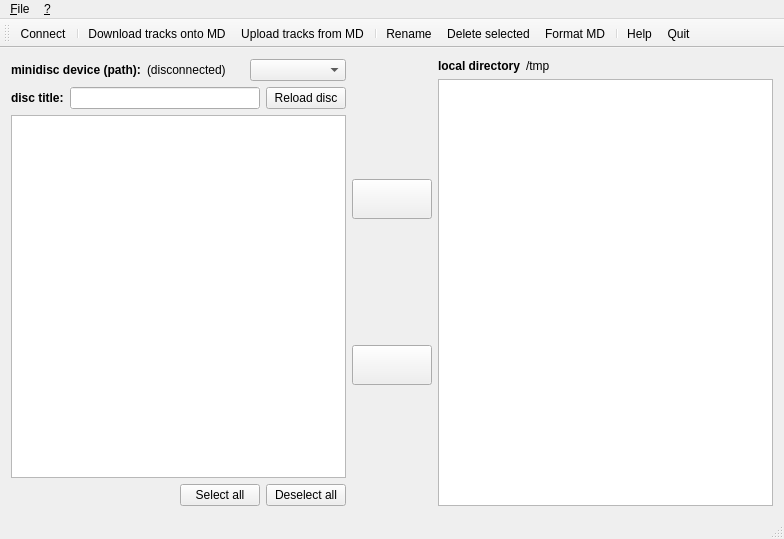
<?xml version="1.0" encoding="UTF-8"?>
<ui version="4.0">
 <class>QHiMDMainWindowClass</class>
 <widget class="QMainWindow" name="QHiMDMainWindowClass">
  <property name="geometry">
   <rect>
    <x>0</x>
    <y>0</y>
    <width>784</width>
    <height>539</height>
   </rect>
  </property>
  <property name="windowTitle">
   <string>QHiMDTransfer</string>
  </property>
  <property name="windowIcon">
   <iconset resource="icons.qrc">
    <normaloff>:/icons/qhimdtransfer_24.png</normaloff>:/icons/qhimdtransfer_24.png</iconset>
  </property>
  <widget class="QWidget" name="centralWidget">
   <property name="autoFillBackground">
    <bool>false</bool>
   </property>
   <layout class="QHBoxLayout" name="horizontalLayout_3" stretch="1,0,1">
    <item>
     <layout class="QVBoxLayout" name="verticalLayout_4">
      <item>
       <layout class="QHBoxLayout" name="horizontalLayout" stretch="0,1,1">
        <item>
         <widget class="QLabel" name="himd_mountpoint">
          <property name="font">
           <font>
            <weight>75</weight>
            <bold>true</bold>
           </font>
          </property>
          <property name="text">
           <string>&lt;html&gt;&lt;head/&gt;&lt;body&gt;&lt;p&gt;minidisc device (path):&lt;/p&gt;&lt;/body&gt;&lt;/html&gt;</string>
          </property>
         </widget>
        </item>
        <item>
         <widget class="QLabel" name="himdpath">
          <property name="text">
           <string>(disconnected)</string>
          </property>
         </widget>
        </item>
        <item>
         <widget class="QComboBox" name="himd_devices"/>
        </item>
       </layout>
      </item>
      <item>
       <layout class="QHBoxLayout" name="horizontalLayout_4">
        <item>
         <widget class="QLabel" name="disc_title_text">
          <property name="text">
           <string>&lt;html&gt;&lt;head/&gt;&lt;body&gt;&lt;p&gt;&lt;span style=&quot; font-weight:600;&quot;&gt;disc title:&lt;/span&gt;&lt;/p&gt;&lt;/body&gt;&lt;/html&gt;</string>
          </property>
         </widget>
        </item>
        <item>
         <widget class="QLineEdit" name="DiscTitle">
          <property name="autoFillBackground">
           <bool>true</bool>
          </property>
          <property name="readOnly">
           <bool>true</bool>
          </property>
         </widget>
        </item>
        <item>
         <widget class="QPushButton" name="reload">
          <property name="text">
           <string>Reload disc</string>
          </property>
         </widget>
        </item>
       </layout>
      </item>
      <item>
       <widget class="QTreeView" name="TrackList">
        <property name="editTriggers">
         <set>QAbstractItemView::DoubleClicked|QAbstractItemView::EditKeyPressed</set>
        </property>
        <property name="alternatingRowColors">
         <bool>true</bool>
        </property>
        <property name="selectionMode">
         <enum>QAbstractItemView::MultiSelection</enum>
        </property>
        <property name="indentation">
         <number>5</number>
        </property>
        <attribute name="headerHighlightSections">
         <bool>true</bool>
        </attribute>
       </widget>
      </item>
      <item>
       <layout class="QHBoxLayout" name="horizontalLayout_5" stretch="1,0,0">
        <item>
         <spacer name="horizontalSpacer">
          <property name="orientation">
           <enum>Qt::Horizontal</enum>
          </property>
          <property name="sizeHint" stdset="0">
           <size>
            <width>40</width>
            <height>20</height>
           </size>
          </property>
         </spacer>
        </item>
        <item>
         <widget class="QPushButton" name="select_all">
          <property name="text">
           <string>Select all</string>
          </property>
         </widget>
        </item>
        <item>
         <widget class="QPushButton" name="deselect_all">
          <property name="text">
           <string>Deselect all</string>
          </property>
         </widget>
        </item>
       </layout>
      </item>
     </layout>
    </item>
    <item>
     <layout class="QVBoxLayout" name="verticalLayout_2">
      <item>
       <widget class="QPushButton" name="upload_button">
        <property name="sizePolicy">
         <sizepolicy hsizetype="Fixed" vsizetype="Fixed">
          <horstretch>0</horstretch>
          <verstretch>0</verstretch>
         </sizepolicy>
        </property>
        <property name="minimumSize">
         <size>
          <width>80</width>
          <height>40</height>
         </size>
        </property>
        <property name="text">
         <string/>
        </property>
        <property name="icon">
         <iconset resource="icons.qrc">
          <normaloff>:/icons/arrow_upload.png</normaloff>:/icons/arrow_upload.png</iconset>
        </property>
        <property name="iconSize">
         <size>
          <width>60</width>
          <height>30</height>
         </size>
        </property>
       </widget>
      </item>
      <item>
       <widget class="QPushButton" name="download_button">
        <property name="minimumSize">
         <size>
          <width>80</width>
          <height>40</height>
         </size>
        </property>
        <property name="text">
         <string/>
        </property>
        <property name="icon">
         <iconset resource="icons.qrc">
          <normaloff>:/icons/arrow_download.png</normaloff>:/icons/arrow_download.png</iconset>
        </property>
        <property name="iconSize">
         <size>
          <width>60</width>
          <height>30</height>
         </size>
        </property>
       </widget>
      </item>
     </layout>
    </item>
    <item>
     <layout class="QVBoxLayout" name="verticalLayout_3">
      <item>
       <layout class="QHBoxLayout" name="horizontalLayout_2" stretch="0,1">
        <item>
         <widget class="QLabel" name="updir_text">
          <property name="font">
           <font>
            <weight>75</weight>
            <bold>true</bold>
           </font>
          </property>
          <property name="text">
           <string>local directory</string>
          </property>
         </widget>
        </item>
        <item>
         <widget class="QLabel" name="updir">
          <property name="text">
           <string notr="true">/tmp</string>
          </property>
         </widget>
        </item>
       </layout>
      </item>
      <item>
       <widget class="QTreeView" name="localScan">
        <property name="selectionMode">
         <enum>QAbstractItemView::MultiSelection</enum>
        </property>
        <attribute name="headerVisible">
         <bool>false</bool>
        </attribute>
        <attribute name="headerCascadingSectionResizes">
         <bool>true</bool>
        </attribute>
       </widget>
      </item>
     </layout>
    </item>
   </layout>
  </widget>
  <widget class="QMenuBar" name="menuBar">
   <property name="geometry">
    <rect>
     <x>0</x>
     <y>0</y>
     <width>784</width>
     <height>27</height>
    </rect>
   </property>
   <widget class="QMenu" name="menu_Action">
    <property name="title">
     <string>&amp;File</string>
    </property>
    <addaction name="action_Connect"/>
    <addaction name="separator"/>
    <addaction name="action_Download"/>
    <addaction name="action_Upload"/>
    <addaction name="separator"/>
    <addaction name="action_Delete"/>
    <addaction name="action_Rename"/>
    <addaction name="separator"/>
    <addaction name="action_Format"/>
    <addaction name="separator"/>
    <addaction name="action_Quit"/>
   </widget>
   <widget class="QMenu" name="menu">
    <property name="title">
     <string>&amp;?</string>
    </property>
    <addaction name="action_Help"/>
    <addaction name="action_About"/>
   </widget>
   <addaction name="menu_Action"/>
   <addaction name="menu"/>
  </widget>
  <widget class="QStatusBar" name="statusBar"/>
  <widget class="QToolBar" name="mainToolBar">
   <property name="acceptDrops">
    <bool>false</bool>
   </property>
   <attribute name="toolBarArea">
    <enum>TopToolBarArea</enum>
   </attribute>
   <attribute name="toolBarBreak">
    <bool>false</bool>
   </attribute>
   <addaction name="action_Connect"/>
   <addaction name="separator"/>
   <addaction name="action_Download"/>
   <addaction name="action_Upload"/>
   <addaction name="separator"/>
   <addaction name="action_Rename"/>
   <addaction name="action_Delete"/>
   <addaction name="action_Format"/>
   <addaction name="separator"/>
   <addaction name="action_Help"/>
   <addaction name="action_Quit"/>
  </widget>
  <action name="action_Download">
   <property name="icon">
    <iconset resource="icons.qrc">
     <normaloff>:/icons/download_to_md.png</normaloff>:/icons/download_to_md.png</iconset>
   </property>
   <property name="text">
    <string>&amp;Download tracks onto MD</string>
   </property>
  </action>
  <action name="action_Upload">
   <property name="icon">
    <iconset resource="icons.qrc">
     <normaloff>:/icons/upload_from_md.png</normaloff>:/icons/upload_from_md.png</iconset>
   </property>
   <property name="text">
    <string>&amp;Upload tracks from MD</string>
   </property>
  </action>
  <action name="action_Rename">
   <property name="icon">
    <iconset resource="icons.qrc">
     <normaloff>:/icons/rename.png</normaloff>:/icons/rename.png</iconset>
   </property>
   <property name="text">
    <string>Re&amp;name</string>
   </property>
   <property name="toolTip">
    <string>Rename selected</string>
   </property>
  </action>
  <action name="action_Delete">
   <property name="icon">
    <iconset resource="icons.qrc">
     <normaloff>:/icons/delete.png</normaloff>:/icons/delete.png</iconset>
   </property>
   <property name="text">
    <string>D&amp;elete selected</string>
   </property>
  </action>
  <action name="action_Help">
   <property name="icon">
    <iconset resource="icons.qrc">
     <normaloff>:/icons/help.png</normaloff>:/icons/help.png</iconset>
   </property>
   <property name="text">
    <string>&amp;Help</string>
   </property>
  </action>
  <action name="action_About">
   <property name="icon">
    <iconset resource="icons.qrc">
     <normaloff>:/icons/info.png</normaloff>:/icons/info.png</iconset>
   </property>
   <property name="text">
    <string>&amp;About</string>
   </property>
  </action>
  <action name="action_Format">
   <property name="icon">
    <iconset resource="icons.qrc">
     <normaloff>:/icons/format.png</normaloff>:/icons/format.png</iconset>
   </property>
   <property name="text">
    <string>&amp;Format MD</string>
   </property>
   <property name="toolTip">
    <string>Format MD</string>
   </property>
  </action>
  <action name="action_Quit">
   <property name="icon">
    <iconset resource="icons.qrc">
     <normaloff>:/icons/quit.png</normaloff>:/icons/quit.png</iconset>
   </property>
   <property name="text">
    <string>&amp;Quit</string>
   </property>
  </action>
  <action name="action_Connect">
   <property name="icon">
    <iconset resource="icons.qrc">
     <normaloff>:/icons/connect.png</normaloff>:/icons/connect.png</iconset>
   </property>
   <property name="text">
    <string>&amp;Connect</string>
   </property>
  </action>
  <action name="actionReload_Disc">
   <property name="text">
    <string>Reload Disc</string>
   </property>
   <property name="toolTip">
    <string>Reload Disc</string>
   </property>
  </action>
 </widget>
 <layoutdefault spacing="6" margin="11"/>
 <resources>
  <include location="icons.qrc"/>
 </resources>
 <connections/>
 <slots>
  <slot>on_trigger_Format()</slot>
  <slot>on_trigger_Download()</slot>
  <slot>on_trigger_Quit()</slot>
  <slot>on_trigger_Upload()</slot>
  <slot>on_trigger_Delete()</slot>
  <slot>on_trigger_Rename()</slot>
  <slot>on_trigger_AddGroup()</slot>
  <slot>on_trigger_Connect()</slot>
 </slots>
</ui>
